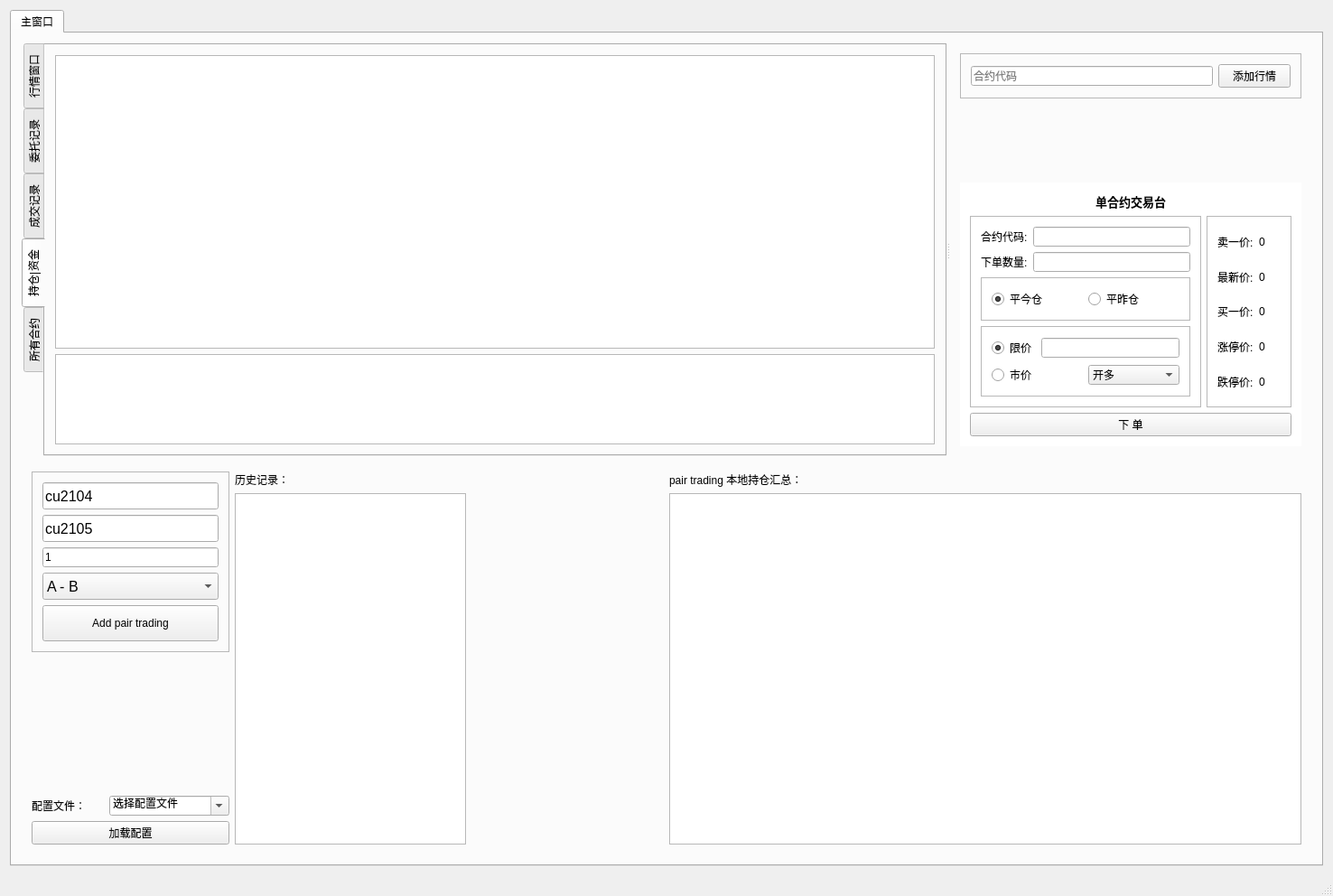
<?xml version="1.0" encoding="UTF-8"?>
<ui version="4.0">
 <class>ctpClass</class>
 <widget class="QMainWindow" name="ctpClass">
  <property name="geometry">
   <rect>
    <x>0</x>
    <y>0</y>
    <width>1476</width>
    <height>992</height>
   </rect>
  </property>
  <property name="windowTitle">
   <string>ctp</string>
  </property>
  <property name="windowIcon">
   <iconset resource="ctp.qrc">
    <normaloff>:/ctp/temp.ico</normaloff>:/ctp/temp.ico</iconset>
  </property>
  <property name="layoutDirection">
   <enum>Qt::LeftToRight</enum>
  </property>
  <property name="styleSheet">
   <string notr="true"/>
  </property>
  <widget class="QWidget" name="centralWidget1">
   <property name="enabled">
    <bool>true</bool>
   </property>
   <property name="styleSheet">
    <string notr="true"/>
   </property>
   <layout class="QVBoxLayout" name="verticalLayout_7">
    <item>
     <widget class="QTabWidget" name="tabWidget">
      <property name="currentIndex">
       <number>0</number>
      </property>
      <property name="tabsClosable">
       <bool>false</bool>
      </property>
      <widget class="QWidget" name="tab_main">
       <attribute name="title">
        <string>主窗口</string>
       </attribute>
       <layout class="QVBoxLayout" name="verticalLayout_13">
        <item>
         <widget class="QSplitter" name="splitter">
          <property name="orientation">
           <enum>Qt::Horizontal</enum>
          </property>
          <widget class="QTabWidget" name="tables">
           <property name="minimumSize">
            <size>
             <width>0</width>
             <height>0</height>
            </size>
           </property>
           <property name="tabPosition">
            <enum>QTabWidget::West</enum>
           </property>
           <property name="currentIndex">
            <number>3</number>
           </property>
           <widget class="QWidget" name="tab">
            <attribute name="title">
             <string>行情窗口</string>
            </attribute>
            <layout class="QVBoxLayout" name="verticalLayout_12">
             <item>
              <widget class="QTableWidget" name="HQTable"/>
             </item>
            </layout>
           </widget>
           <widget class="QWidget" name="tab_3">
            <attribute name="title">
             <string>委托记录</string>
            </attribute>
            <layout class="QHBoxLayout" name="horizontalLayout_3">
             <item>
              <widget class="QTableWidget" name="WTtable"/>
             </item>
            </layout>
           </widget>
           <widget class="QWidget" name="tab_4">
            <attribute name="title">
             <string>成交记录</string>
            </attribute>
            <layout class="QVBoxLayout" name="verticalLayout_8">
             <item>
              <widget class="QTableWidget" name="CJtable"/>
             </item>
            </layout>
           </widget>
           <widget class="QWidget" name="tab_2">
            <attribute name="title">
             <string>持仓|资金</string>
            </attribute>
            <layout class="QVBoxLayout" name="verticalLayout_10">
             <item>
              <widget class="QTableWidget" name="CCtable"/>
             </item>
             <item>
              <widget class="QTableWidget" name="ZJtable">
               <property name="maximumSize">
                <size>
                 <width>16777215</width>
                 <height>100</height>
                </size>
               </property>
              </widget>
             </item>
            </layout>
           </widget>
           <widget class="QWidget" name="tab_5">
            <attribute name="title">
             <string>所有合约</string>
            </attribute>
            <layout class="QVBoxLayout" name="verticalLayout_9">
             <item>
              <widget class="QTableWidget" name="HYtable"/>
             </item>
            </layout>
           </widget>
          </widget>
          <widget class="QWidget" name="widget_2" native="true">
           <property name="maximumSize">
            <size>
             <width>400</width>
             <height>16777215</height>
            </size>
           </property>
           <layout class="QVBoxLayout" name="verticalLayout_6">
            <item>
             <widget class="QFrame" name="frame_6">
              <property name="frameShape">
               <enum>QFrame::StyledPanel</enum>
              </property>
              <property name="frameShadow">
               <enum>QFrame::Raised</enum>
              </property>
              <layout class="QHBoxLayout" name="horizontalLayout">
               <item>
                <widget class="QLineEdit" name="lineEdit_addInst">
                 <property name="placeholderText">
                  <string>合约代码</string>
                 </property>
                </widget>
               </item>
               <item>
                <widget class="QPushButton" name="pushButton_addinst">
                 <property name="text">
                  <string>添加行情</string>
                 </property>
                </widget>
               </item>
              </layout>
             </widget>
            </item>
            <item>
             <spacer name="verticalSpacer">
              <property name="orientation">
               <enum>Qt::Vertical</enum>
              </property>
              <property name="sizeHint" stdset="0">
               <size>
                <width>20</width>
                <height>139</height>
               </size>
              </property>
             </spacer>
            </item>
            <item>
             <widget class="QWidget" name="widget_single_trading" native="true">
              <property name="styleSheet">
               <string notr="true">#widget_single_trading
{
	background-color: rgb(255, 255, 255);
}</string>
              </property>
              <layout class="QVBoxLayout" name="verticalLayout_5">
               <item>
                <widget class="QLabel" name="label">
                 <property name="font">
                  <font>
                   <family>微软雅黑</family>
                   <pointsize>10</pointsize>
                   <weight>75</weight>
                   <bold>true</bold>
                  </font>
                 </property>
                 <property name="text">
                  <string>单合约交易台</string>
                 </property>
                 <property name="alignment">
                  <set>Qt::AlignCenter</set>
                 </property>
                </widget>
               </item>
               <item>
                <layout class="QHBoxLayout" name="horizontalLayout_2">
                 <item>
                  <widget class="QFrame" name="frame_4">
                   <property name="frameShape">
                    <enum>QFrame::StyledPanel</enum>
                   </property>
                   <property name="frameShadow">
                    <enum>QFrame::Raised</enum>
                   </property>
                   <layout class="QVBoxLayout" name="verticalLayout_4">
                    <item>
                     <layout class="QHBoxLayout" name="horizontalLayout_14">
                      <item>
                       <widget class="QLabel" name="label_6">
                        <property name="text">
                         <string>合约代码:</string>
                        </property>
                       </widget>
                      </item>
                      <item>
                       <widget class="QLineEdit" name="lineEdit_code"/>
                      </item>
                     </layout>
                    </item>
                    <item>
                     <layout class="QHBoxLayout" name="horizontalLayout_13">
                      <item>
                       <widget class="QLabel" name="label_7">
                        <property name="text">
                         <string>下单数量:</string>
                        </property>
                       </widget>
                      </item>
                      <item>
                       <widget class="QLineEdit" name="lineEdit_xdsl"/>
                      </item>
                     </layout>
                    </item>
                    <item>
                     <widget class="QFrame" name="frame">
                      <property name="frameShape">
                       <enum>QFrame::StyledPanel</enum>
                      </property>
                      <property name="frameShadow">
                       <enum>QFrame::Raised</enum>
                      </property>
                      <layout class="QHBoxLayout" name="horizontalLayout_7">
                       <item>
                        <widget class="QRadioButton" name="radioPJ">
                         <property name="text">
                          <string>平今仓</string>
                         </property>
                         <property name="checked">
                          <bool>true</bool>
                         </property>
                        </widget>
                       </item>
                       <item>
                        <widget class="QRadioButton" name="radioPZ">
                         <property name="text">
                          <string>平昨仓</string>
                         </property>
                        </widget>
                       </item>
                      </layout>
                     </widget>
                    </item>
                    <item>
                     <widget class="QFrame" name="frame_2">
                      <property name="frameShape">
                       <enum>QFrame::StyledPanel</enum>
                      </property>
                      <property name="frameShadow">
                       <enum>QFrame::Raised</enum>
                      </property>
                      <layout class="QVBoxLayout" name="verticalLayout_3">
                       <item>
                        <layout class="QHBoxLayout" name="horizontalLayout_15">
                         <item>
                          <widget class="QRadioButton" name="radioXJ">
                           <property name="text">
                            <string>限价</string>
                           </property>
                           <property name="checked">
                            <bool>true</bool>
                           </property>
                          </widget>
                         </item>
                         <item>
                          <widget class="QLineEdit" name="lineEdit_xj"/>
                         </item>
                        </layout>
                       </item>
                       <item>
                        <layout class="QHBoxLayout" name="horizontalLayout_16">
                         <item>
                          <widget class="QRadioButton" name="radioSJ">
                           <property name="text">
                            <string>市价</string>
                           </property>
                          </widget>
                         </item>
                         <item>
                          <widget class="QComboBox" name="comboBox_xd">
                           <item>
                            <property name="text">
                             <string>开多</string>
                            </property>
                           </item>
                           <item>
                            <property name="text">
                             <string>平多</string>
                            </property>
                           </item>
                           <item>
                            <property name="text">
                             <string>开空</string>
                            </property>
                           </item>
                           <item>
                            <property name="text">
                             <string>平空</string>
                            </property>
                           </item>
                          </widget>
                         </item>
                        </layout>
                       </item>
                      </layout>
                     </widget>
                    </item>
                   </layout>
                  </widget>
                 </item>
                 <item>
                  <widget class="QFrame" name="frame_3">
                   <property name="frameShape">
                    <enum>QFrame::StyledPanel</enum>
                   </property>
                   <property name="frameShadow">
                    <enum>QFrame::Raised</enum>
                   </property>
                   <layout class="QVBoxLayout" name="verticalLayout_2">
                    <item>
                     <layout class="QHBoxLayout" name="horizontalLayout_8">
                      <item>
                       <widget class="QLabel" name="label_8">
                        <property name="text">
                         <string>卖一价:</string>
                        </property>
                       </widget>
                      </item>
                      <item>
                       <widget class="QLabel" name="label_ask">
                        <property name="text">
                         <string>0     </string>
                        </property>
                       </widget>
                      </item>
                     </layout>
                    </item>
                    <item>
                     <layout class="QHBoxLayout" name="horizontalLayout_9">
                      <item>
                       <widget class="QLabel" name="label_11">
                        <property name="text">
                         <string>最新价:</string>
                        </property>
                       </widget>
                      </item>
                      <item>
                       <widget class="QLabel" name="label_last">
                        <property name="text">
                         <string>0</string>
                        </property>
                       </widget>
                      </item>
                     </layout>
                    </item>
                    <item>
                     <layout class="QHBoxLayout" name="horizontalLayout_10">
                      <item>
                       <widget class="QLabel" name="label_12">
                        <property name="text">
                         <string>买一价:</string>
                        </property>
                       </widget>
                      </item>
                      <item>
                       <widget class="QLabel" name="label_bid">
                        <property name="text">
                         <string>0</string>
                        </property>
                       </widget>
                      </item>
                     </layout>
                    </item>
                    <item>
                     <layout class="QHBoxLayout" name="horizontalLayout_11">
                      <item>
                       <widget class="QLabel" name="label_13">
                        <property name="text">
                         <string>涨停价:</string>
                        </property>
                       </widget>
                      </item>
                      <item>
                       <widget class="QLabel" name="label_up">
                        <property name="text">
                         <string>0</string>
                        </property>
                       </widget>
                      </item>
                     </layout>
                    </item>
                    <item>
                     <layout class="QHBoxLayout" name="horizontalLayout_12">
                      <item>
                       <widget class="QLabel" name="label_14">
                        <property name="text">
                         <string>跌停价:</string>
                        </property>
                       </widget>
                      </item>
                      <item>
                       <widget class="QLabel" name="label_down">
                        <property name="text">
                         <string>0</string>
                        </property>
                       </widget>
                      </item>
                     </layout>
                    </item>
                   </layout>
                  </widget>
                 </item>
                </layout>
               </item>
               <item>
                <widget class="QPushButton" name="pushButton_xd">
                 <property name="text">
                  <string>下 单</string>
                 </property>
                </widget>
               </item>
              </layout>
             </widget>
            </item>
           </layout>
          </widget>
         </widget>
        </item>
        <item>
         <widget class="QWidget" name="widget" native="true">
          <layout class="QHBoxLayout" name="horizontalLayout_6">
           <item>
            <layout class="QHBoxLayout" name="horizontalLayout_4">
             <item>
              <layout class="QVBoxLayout" name="verticalLayout_17">
               <item>
                <widget class="QFrame" name="frame_5">
                 <property name="frameShape">
                  <enum>QFrame::StyledPanel</enum>
                 </property>
                 <property name="frameShadow">
                  <enum>QFrame::Raised</enum>
                 </property>
                 <layout class="QVBoxLayout" name="verticalLayout_11">
                  <item>
                   <layout class="QVBoxLayout" name="verticalLayout">
                    <item>
                     <widget class="QLineEdit" name="lineEdit_pairA">
                      <property name="minimumSize">
                       <size>
                        <width>0</width>
                        <height>30</height>
                       </size>
                      </property>
                      <property name="font">
                       <font>
                        <pointsize>12</pointsize>
                       </font>
                      </property>
                      <property name="text">
                       <string>cu2104</string>
                      </property>
                      <property name="placeholderText">
                       <string>合约A代码</string>
                      </property>
                     </widget>
                    </item>
                    <item>
                     <widget class="QLineEdit" name="lineEdit_pairB">
                      <property name="minimumSize">
                       <size>
                        <width>0</width>
                        <height>30</height>
                       </size>
                      </property>
                      <property name="font">
                       <font>
                        <pointsize>12</pointsize>
                       </font>
                      </property>
                      <property name="text">
                       <string>cu2105</string>
                      </property>
                      <property name="placeholderText">
                       <string>合约B代码</string>
                      </property>
                     </widget>
                    </item>
                    <item>
                     <widget class="QLineEdit" name="lineEdit_pairBeta">
                      <property name="inputMask">
                       <string/>
                      </property>
                      <property name="text">
                       <string>1</string>
                      </property>
                      <property name="placeholderText">
                       <string>beta系数</string>
                      </property>
                     </widget>
                    </item>
                    <item>
                     <widget class="QComboBox" name="comboBox_pairTrading">
                      <property name="minimumSize">
                       <size>
                        <width>0</width>
                        <height>30</height>
                       </size>
                      </property>
                      <property name="font">
                       <font>
                        <pointsize>12</pointsize>
                       </font>
                      </property>
                      <property name="editable">
                       <bool>false</bool>
                      </property>
                      <property name="sizeAdjustPolicy">
                       <enum>QComboBox::AdjustToContents</enum>
                      </property>
                      <item>
                       <property name="text">
                        <string>A - B</string>
                       </property>
                      </item>
                     </widget>
                    </item>
                   </layout>
                  </item>
                  <item>
                   <widget class="QPushButton" name="pushButton_add_pairTrading">
                    <property name="minimumSize">
                     <size>
                      <width>0</width>
                      <height>40</height>
                     </size>
                    </property>
                    <property name="text">
                     <string>Add pair trading</string>
                    </property>
                   </widget>
                  </item>
                 </layout>
                </widget>
               </item>
               <item>
                <spacer name="verticalSpacer_2">
                 <property name="orientation">
                  <enum>Qt::Vertical</enum>
                 </property>
                 <property name="sizeHint" stdset="0">
                  <size>
                   <width>20</width>
                   <height>205</height>
                  </size>
                 </property>
                </spacer>
               </item>
               <item>
                <layout class="QVBoxLayout" name="verticalLayout_16">
                 <item>
                  <layout class="QHBoxLayout" name="horizontalLayout_5">
                   <item>
                    <widget class="QLabel" name="label_2">
                     <property name="maximumSize">
                      <size>
                       <width>80</width>
                       <height>16777215</height>
                      </size>
                     </property>
                     <property name="text">
                      <string>配置文件：</string>
                     </property>
                    </widget>
                   </item>
                   <item>
                    <widget class="QComboBox" name="comboBox_config_file_name">
                     <property name="editable">
                      <bool>true</bool>
                     </property>
                     <item>
                      <property name="text">
                       <string>选择配置文件</string>
                      </property>
                     </item>
                    </widget>
                   </item>
                  </layout>
                 </item>
                 <item>
                  <widget class="QPushButton" name="pushButton_load_config_file">
                   <property name="text">
                    <string>加载配置</string>
                   </property>
                  </widget>
                 </item>
                </layout>
               </item>
              </layout>
             </item>
             <item>
              <layout class="QVBoxLayout" name="verticalLayout_14">
               <item>
                <widget class="QLabel" name="label_4">
                 <property name="text">
                  <string>历史记录：</string>
                 </property>
                </widget>
               </item>
               <item>
                <widget class="QListWidget" name="listWidget">
                 <property name="maximumSize">
                  <size>
                   <width>400</width>
                   <height>16777215</height>
                  </size>
                 </property>
                </widget>
               </item>
              </layout>
             </item>
             <item>
              <spacer name="horizontalSpacer">
               <property name="orientation">
                <enum>Qt::Horizontal</enum>
               </property>
               <property name="sizeHint" stdset="0">
                <size>
                 <width>40</width>
                 <height>20</height>
                </size>
               </property>
              </spacer>
             </item>
            </layout>
           </item>
           <item>
            <layout class="QVBoxLayout" name="verticalLayout_15">
             <item>
              <widget class="QLabel" name="label_5">
               <property name="text">
                <string>pair trading 本地持仓汇总：</string>
               </property>
              </widget>
             </item>
             <item>
              <widget class="QTableView" name="tableView_all_position"/>
             </item>
            </layout>
           </item>
          </layout>
         </widget>
        </item>
       </layout>
      </widget>
     </widget>
    </item>
   </layout>
  </widget>
  <widget class="QStatusBar" name="statusBar"/>
  <action name="action_cd">
   <property name="text">
    <string>撤单</string>
   </property>
  </action>
  <action name="action_delete_hy">
   <property name="text">
    <string>删除合约</string>
   </property>
  </action>
 </widget>
 <layoutdefault spacing="6" margin="11"/>
 <resources>
  <include location="ctp.qrc"/>
 </resources>
 <connections/>
</ui>
